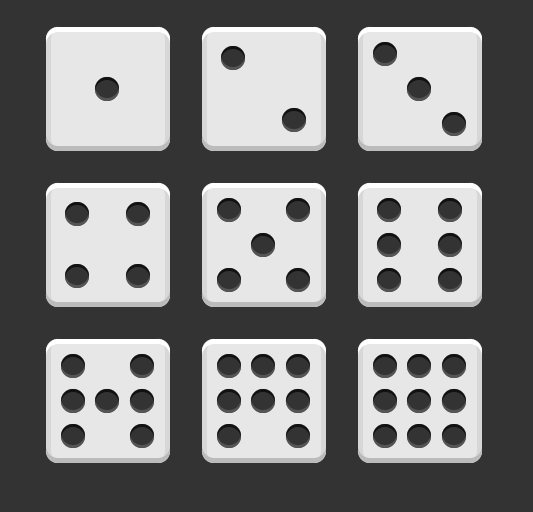
#> input picture Assignment2/Dices.png, 533 x 512 px
$ python 2.py
#> lines starting #> are read from the running program, lines starting #| are printed output that depends on the picture; after the words box and inside, x2 and y2 are one past the last pixel; in counts of white or black regions, pixels touching at a corner belong together
import cv2 as cv

img = cv.imread('Dices.png',cv.IMREAD_GRAYSCALE)
#> img is the input picture: shape (512, 533); min 17, max 255, mean 126.8

if img is None:
    print('no picture error')
    exit()

squares = []

ret, thr = cv.threshold(img, 127, 255, cv.THRESH_OTSU)
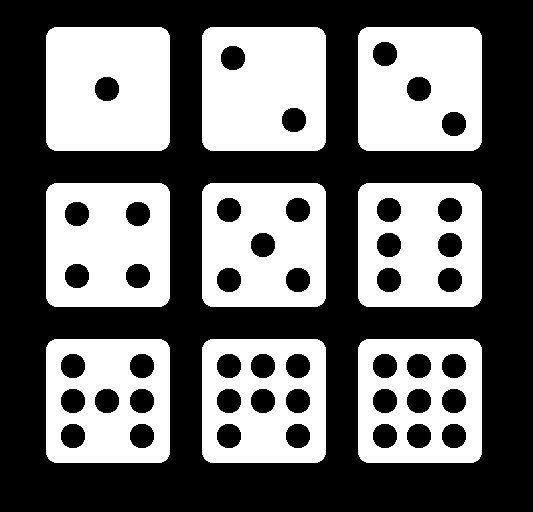
#> thr: shape (512, 533); 42.6% white; 9 white regions
#> ret = 128
contours, _ = cv.findContours(thr, cv.RETR_EXTERNAL, cv.CHAIN_APPROX_NONE)
#> contours = 9 contours; largest, box (x1, y1, x2, y2) and area: (358, 339, 482, 463) 15033, (202, 339, 326, 463) 15033, (46, 339, 170, 463) 15033, (358, 183, 482, 307) 15033, (202, 183, 326, 307) 15033
for cont in contours:
    approx = cv.approxPolyDP(cont, cv.arcLength(cont, True) * 0.02, True)
    vtc = len(approx)
    blurred = cv.blur(img[approx[0][0][1]:approx[2][0][1],approx[0][0][0]:approx[2][0][0]], (3, 3))
    circles = cv.HoughCircles(blurred, cv.HOUGH_GRADIENT, 1, 30, param1=150, param2=30)
    circles = circles[0, :]
    squares.append(len(circles))
#> this loop made 9 passes
#> approx on passes 1 to 6: [[362, 341], [360, 458], [477, 460], [479, 343]], [[206, 341], [204, 458], [321, 460], [323, 343]], [[50, 341], [48, 458], [165, 460], [167, 343]], [[362, 185], [360, 302], [477, 304], [479, 187]], [[206, 185], [204, 302], [321, 304], [323, 187]], [[50, 185], [48, 302], [165, 304], [167, 187]]
#> (approx, circles) on passes 7 to 9: ([[362, 29], [360, 146], [477, 148], [479, 31]], [[22.5, 24.5, 12.2], [56.5, 59.5, 12.4], [91.5, 94.5, 12.4]]), ([[206, 29], [204, 146], [321, 148], [323, 31]], [[26.5, 28.5, 12.2], [87.5, 90.5, 12.4]]), ([[50, 29], [48, 146], [165, 148], [167, 31]], [[56.5, 59.5, 12.4]])
#> pass 1, `blurred = cv.blur(img[approx[0][0][1]:approx[2][0][1],approx[0][0][0]:..`:
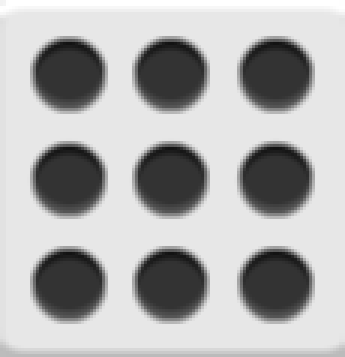
#> blurred: shape (119, 115) (shown 3 times larger); min 18, max 255, mean 175.5
#> pass 2, `blurred = cv.blur(img[approx[0][0][1]:approx[2][0][1],approx[0][0][0]:..`:
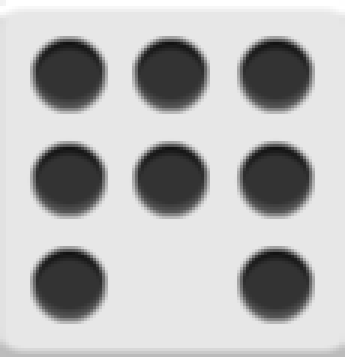
#> blurred: shape (119, 115) (shown 3 times larger); min 18, max 255, mean 181.7
#> pass 3, `blurred = cv.blur(img[approx[0][0][1]:approx[2][0][1],approx[0][0][0]:..`:
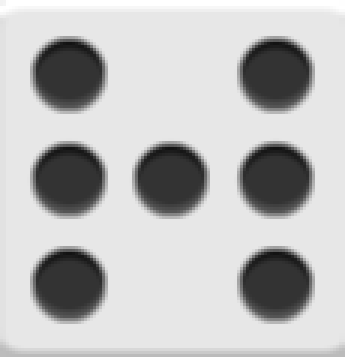
#> blurred: shape (119, 115) (shown 3 times larger); min 18, max 255, mean 187.8
#> after the loop:
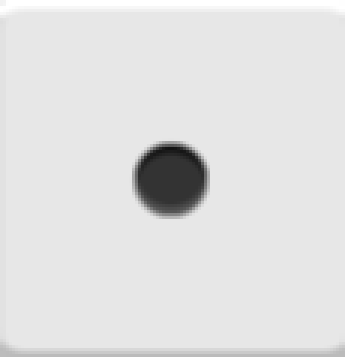
#> blurred: shape (119, 115) (shown 3 times larger); min 18, max 255, mean 224.6
#> after the loop, squares = [9, 8, 7, 6, 5, 4, 3, 2, 1]

squares.sort()
print(squares)
#| [1, 2, 3, 4, 5, 6, 7, 8, 9]
